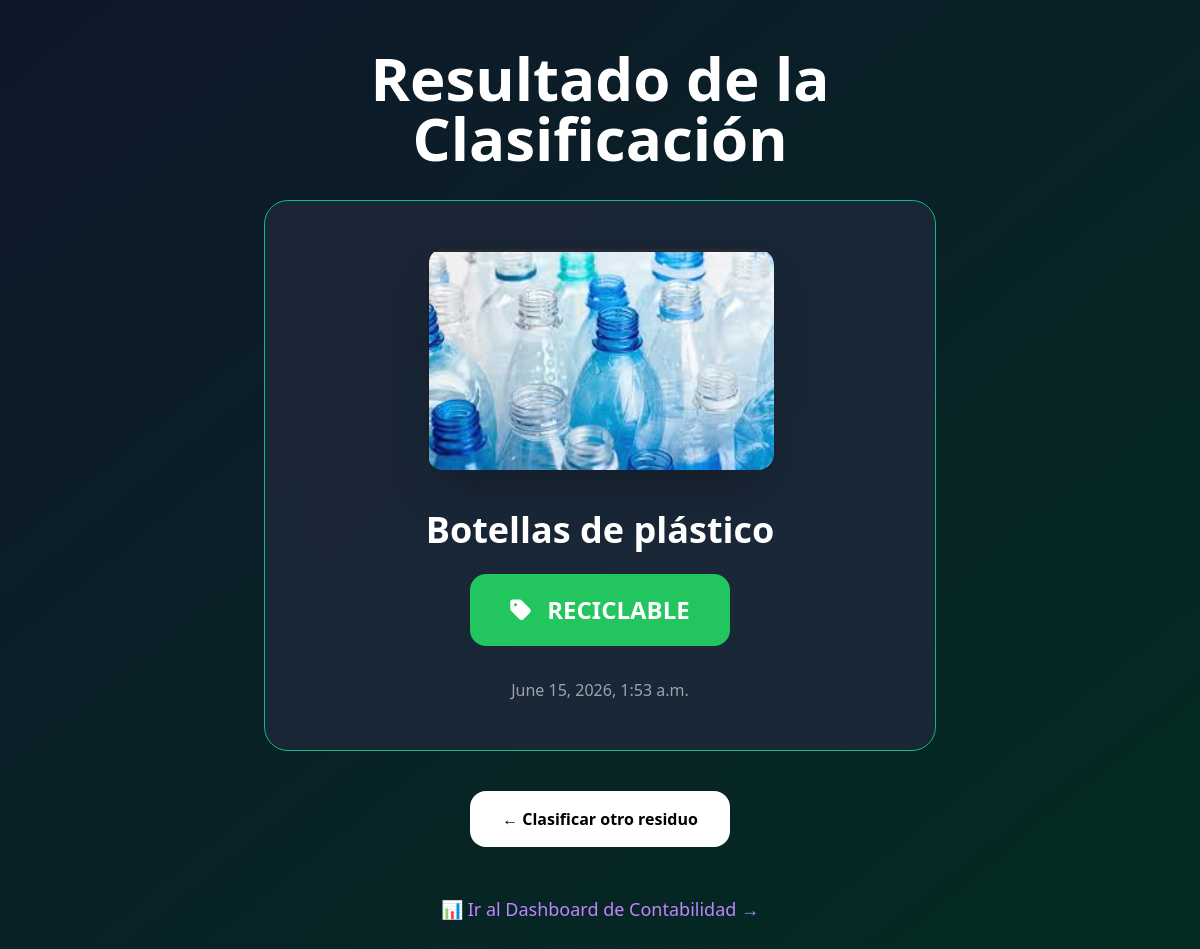
The page /resultado/ on the database its author committed.
### clasificador/models.py (models this page shows, shortened)
class RegistroResiduo(models.Model):
    fecha = models.DateTimeField(default=timezone.now)
    objeto = models.CharField(max_length=200)
    categoria = models.CharField(max_length=50)
    imagen = models.ImageField(upload_to='clasificaciones/', null=True, blank=True)

### clasificador/views.py (the view)
# urls.py: path('resultado/', views.resultado, name='resultado'),
def resultado(request):
    ultimo = RegistroResiduo.objects.order_by('-fecha').first()
    if not ultimo:
        return redirect('home')
    return render(request, 'clasificador/resultado.html', {'registro': ultimo})

### clasificador/templates/clasificador/resultado.html (shortened to what this page needs)
<!DOCTYPE html>
<html lang="es">
<head>
    <script src="https://cdn.tailwindcss.com"></script>
    <link href="https://cdnjs.cloudflare.com/ajax/libs/font-awesome/6.5.0/css/all.min.css" rel="stylesheet">
</head>
<body class="bg-gradient-to-br from-slate-900 to-emerald-950 min-h-screen text-white">
<div class="container mx-auto px-6 py-12">
    <div class="max-w-2xl mx-auto text-center">
        <h1 class="text-6xl font-bold mb-8">Resultado de la Clasificación</h1>
        {% if registro %}
        <div class="bg-slate-800/80 backdrop-blur-xl border border-emerald-500 rounded-3xl p-12">
            {% if registro.imagen %}
                <img src="{{ registro.imagen.url }}"
                     class="mx-auto rounded-2xl shadow-2xl mb-10 max-h-96 object-contain">
            {% endif %}
            <h2 class="text-4xl font-bold mb-6">{{ registro.objeto }}</h2>
            <div class="inline-flex items-center gap-4 text-2xl font-bold px-10 py-5 rounded-2xl
                {% if registro.categoria == 'RECICLABLE' %}bg-green-500
                {% elif registro.categoria == 'NO_RECICLABLE' %}bg-red-500
                {% elif registro.categoria == 'APROVECHABLE' %}bg-blue-500
                {% else %}bg-purple-500{% endif %}">
                <i class="fas fa-tag"></i>
                {{ registro.categoria }}
            </div>
            <p class="mt-8 text-gray-400">{{ registro.fecha }}</p>
        </div>
        <div class="mt-10 flex gap-4 justify-center">
            <a href="{% url 'home' %}"
               class="bg-white text-black px-8 py-4 rounded-2xl font-bold hover:bg-gray-200 transition">
               ← Clasificar otro residuo
            </a>
        </div>
        {% endif %}
    </div>
     <div class="mt-12 text-center">
        <a href="{% url 'contabilidad_dashboard' %}"
            class="text-purple-400 hover:text-purple-300 text-lg font-medium">
             📊 Ir al Dashboard de Contabilidad →
        </a>
    </div>
</div>
</body>
</html>

### rows shown on the page
RegistroResiduo: objeto "Botellas de plástico", categoria "RECICLABLE", fecha "June 15, 2026, 1:53 a.m."
